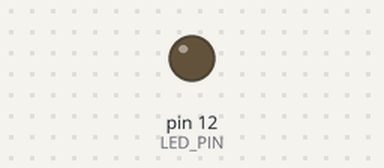
Recording of a sketch running on a simulated Arduino Uno, built with avr-gcc and run on an emulated ATmega328P. Shown: output pins drawn as LEDs (lit = HIGH).

Above: at 0.2 s.
At 9.25 s:
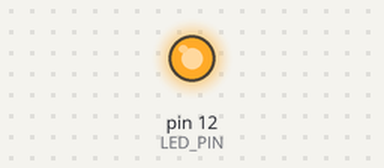
Timing chart, 0 to 10.1 s (numbered marks = the images above):
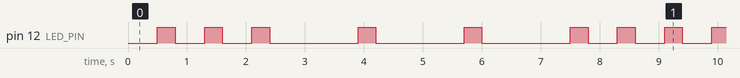

Measured:
- by itself, pin 12 (LED_PIN): repeats every 7.8 s: 2 × (LOW 0.50 s, HIGH 0.30 s), 3 × (LOW 1.5 s, HIGH 0.30 s), LOW 0.50 s, HIGH 0.30 s
- by itself, everything shown: repeats every 7.8 s, in 12 steps

The sketch:

2e.ino
```cpp
#define LED_PIN 12

int count = 0;

void setup()
{
  pinMode(LED_PIN, OUTPUT);
  Serial.begin(9600);
}
void loop()
{
  while(count <= 2) {
    delay(500);
    digitalWrite(LED_PIN, HIGH);
    delay(300);
    digitalWrite(LED_PIN, LOW);
    count++;
  }
  count = 0;
  while(count <= 2) {
    delay(1500);
    digitalWrite(LED_PIN, HIGH);
    delay(300);
    digitalWrite(LED_PIN, LOW);
    count++;
  }
  while(count <= 2) {
    delay(500);
    digitalWrite(LED_PIN, HIGH);
    delay(300);
    digitalWrite(LED_PIN, LOW);
    count++;
  }
  count = 0;
}
```
